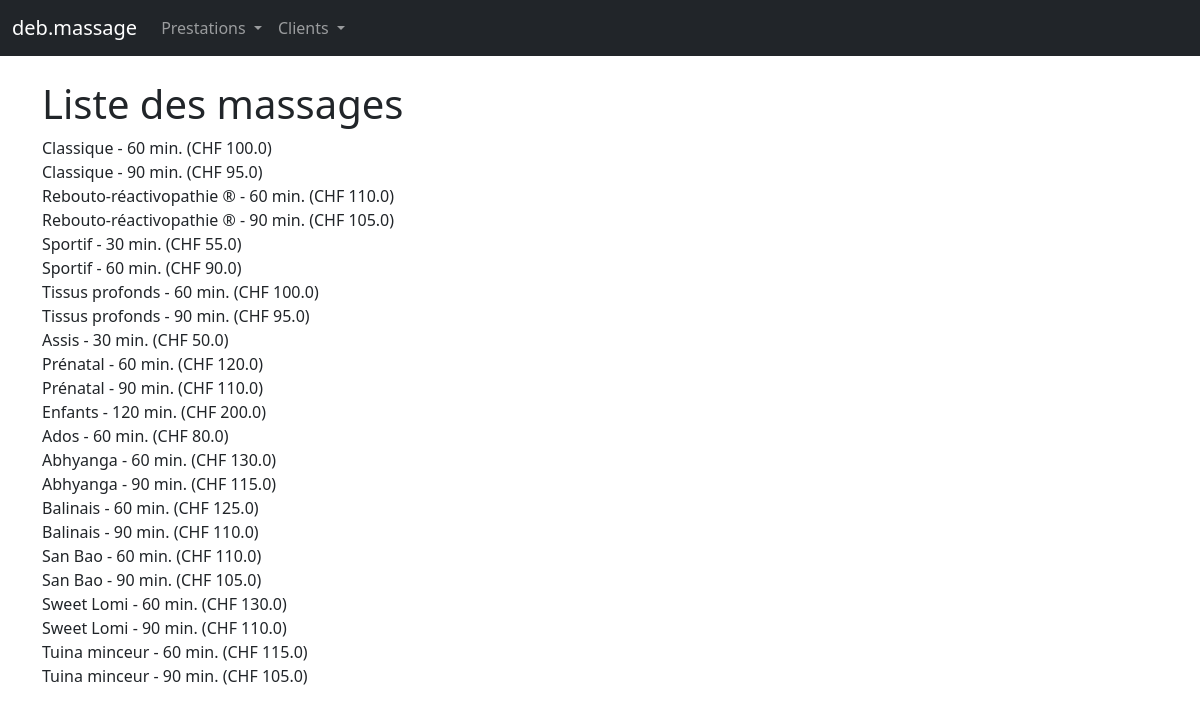
/mgmt/list_massages, run on the app's committed database.
### mgmt/models.py (models this page shows)
class Massage(models.Model):
    massage_id = models.AutoField(primary_key=True)
    massage_name = models.CharField('Nom du massage', max_length=80)
    massage_duration = models.PositiveSmallIntegerField('Durée (minutes)')
    massage_price = models.FloatField('Prix par heure')
    def __str__(self):
        return self.massage_name + " - " + str(self.massage_duration) + " min."

### mgmt/views.py (the view)
# urls.py: path('list_massages', views.list_massages, name='list-massages'),
def list_massages(request):
    massage_list = Massage.objects.all()
    return render(request, 'massages/list_massages.html', {'massage_list': massage_list})

### mgmt/templates/massages/list_massages.html
{% extends "base_generic.html" %}
{% block content %}
  <h1>Liste des massages</h1>
  {% for massage in massage_list %}
    {{ massage }} (CHF {{ massage.massage_price }})<br/>
  {% endfor %}
{% endblock %}

### mgmt/templates/base_generic.html (shortened to what this page needs)
<!doctype html>
<html lang="en">
  <head>
    <link href="https://cdn.jsdelivr.net/npm/bootstrap@5.0.2/dist/css/bootstrap.min.css" rel="stylesheet">
  </head>
  <body>
    {% include 'navbar_generic.html' %}
    <br/>
    <div class="container">
      {% block content %}
      {% endblock %}
    </div>
  </body>
</html>

### mgmt/templates/navbar_generic.html (shortened to what this page needs)
<nav class="navbar navbar-expand-lg navbar-dark bg-dark">
  <div class="container-fluid">
    <a class="navbar-brand" href="{% url 'home' %}">deb.massage</a>
    <div class="collapse navbar-collapse" id="navbarSupportedContent">
      <ul class="navbar-nav me-auto mb-2 mb-lg-0">
        <li class="nav-item dropdown">
          <a class="nav-link dropdown-toggle" href="#" id="navbarDropdown" role="button" data-bs-toggle="dropdown" aria-expanded="false">
            Prestations
          </a>
        </li>
        <li class="nav-item dropdown">
          <a class="nav-link dropdown-toggle" href="#" id="navbarDropdown" role="button" data-bs-toggle="dropdown" aria-expanded="false">
            Clients
          </a>
        </li>
      </ul>
    </div>
  </div>
</nav>

### data on the page
Massage: massage_name+massage_duration "Classique - 60 min.", massage_price "100.0"
Massage: massage_name+massage_duration "Classique - 90 min.", massage_price "95.0"
Massage: massage_name+massage_duration "Rebouto-réactivopathie ® - 60 min.", massage_price "110.0"
Massage: massage_name+massage_duration "Rebouto-réactivopathie ® - 90 min.", massage_price "105.0"
Massage: massage_name+massage_duration "Sportif - 30 min.", massage_price "55.0"
Massage: massage_name+massage_duration "Sportif - 60 min.", massage_price "90.0"
Massage: massage_name+massage_duration "Tissus profonds - 60 min.", massage_price "100.0"
Massage: massage_name+massage_duration "Tissus profonds - 90 min.", massage_price "95.0"
Massage: massage_name+massage_duration "Assis - 30 min.", massage_price "50.0"
Massage: massage_name+massage_duration "Prénatal - 60 min.", massage_price "120.0"
Massage: massage_name+massage_duration "Prénatal - 90 min.", massage_price "110.0"
Massage: massage_name+massage_duration "Enfants - 120 min.", massage_price "200.0"
Massage: massage_name+massage_duration "Ados - 60 min.", massage_price "80.0"
Massage: massage_name+massage_duration "Abhyanga - 60 min.", massage_price "130.0"
Massage: massage_name+massage_duration "Abhyanga - 90 min.", massage_price "115.0"
Massage: massage_name+massage_duration "Balinais - 60 min.", massage_price "125.0"
Massage: massage_name+massage_duration "Balinais - 90 min.", massage_price "110.0"
Massage: massage_name+massage_duration "San Bao - 60 min.", massage_price "110.0"
Massage: massage_name+massage_duration "San Bao - 90 min.", massage_price "105.0"
Massage: massage_name+massage_duration "Sweet Lomi - 60 min.", massage_price "130.0"
Massage: massage_name+massage_duration "Sweet Lomi - 90 min.", massage_price "110.0"
Massage: massage_name+massage_duration "Tuina minceur - 60 min.", massage_price "115.0"
Massage: massage_name+massage_duration "Tuina minceur - 90 min.", massage_price "105.0"
